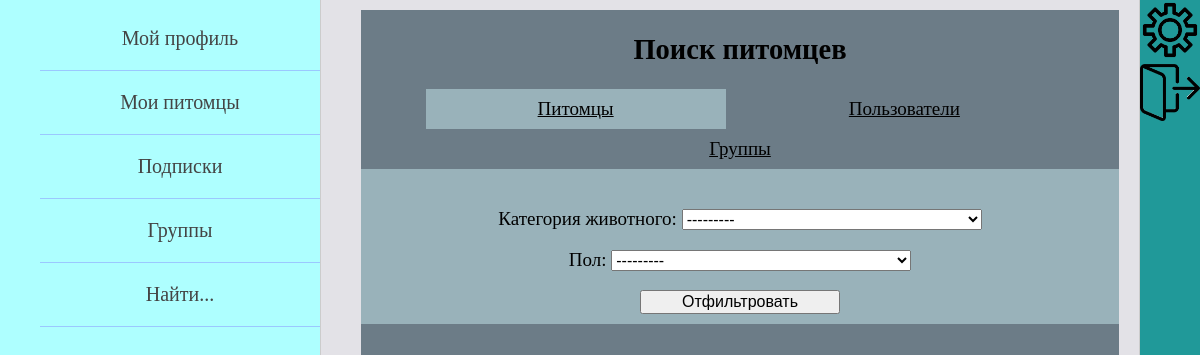
Page /searching/animals/ (signed in) on the earlier database version.
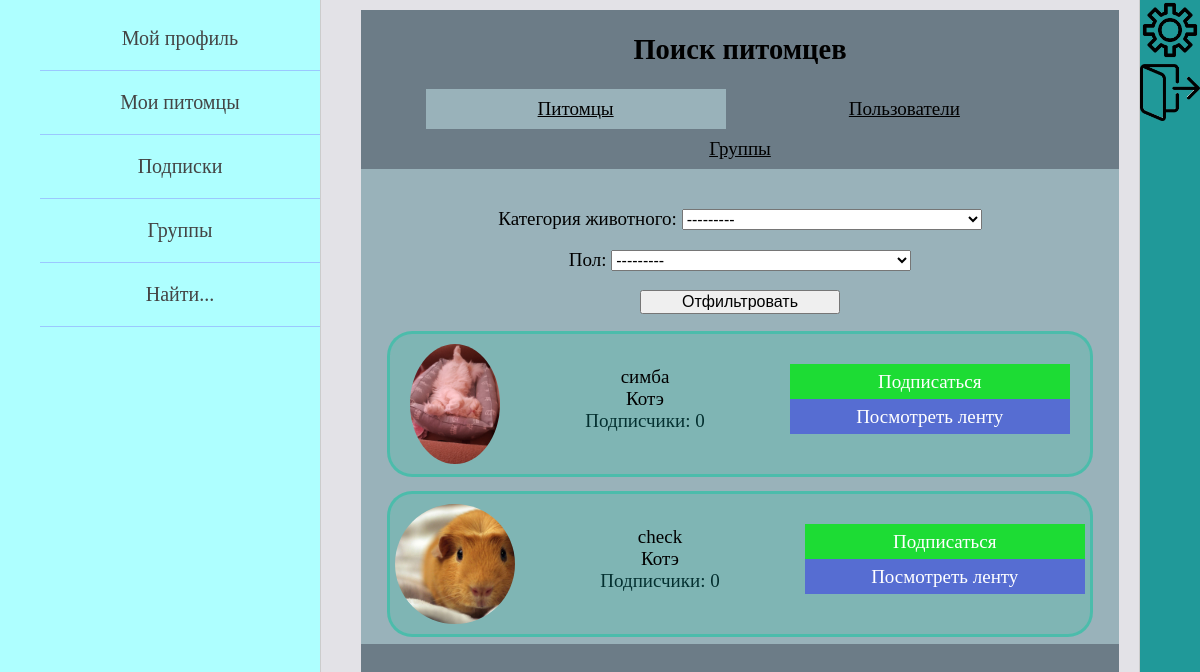
Same page on the later database version.
### pet_owners/models.py (models this page shows, shortened)
class Animal(models.Model):
    GENDER = (
        ("мальчик", "мальчик"),
        ("девочка", "девочка")
    )
    name_of_animal = models.CharField(max_length=55, verbose_name='имя питомца')
    pet_owner = models.ForeignKey(settings.AUTH_USER_MODEL, on_delete=models.CASCADE, verbose_name='владелец')
    category_of_animal = models.ForeignKey(AnimalCategory, on_delete=models.PROTECT, verbose_name='вид')
    animal_breed = models.CharField(max_length=100, blank=True, verbose_name='порода питомца')
    date_of_animal_birth = models.DateField(verbose_name='дата рождения питомца', blank=True, null=True)
    sex = models.CharField(max_length=7, choices=GENDER, verbose_name='пол', null=True)
    animal_photo = models.ImageField(upload_to="animals_photos/%Y/%m/%d/", verbose_name='фото питомца')
    about_pet = models.TextField(max_length=520, verbose_name='о питомце')
    def change_follower(self):
        return reverse('change_follower_for_animal', kwargs={'animal_id': self.pk})
    class Meta:
        verbose_name = 'Питомец'
        verbose_name_plural = 'Питомцы'

class AnimalCategory(models.Model):
    category = models.CharField(max_length=255, verbose_name='вид домашнего животного')
    def __str__(self):
        return self.category
    class Meta:
        verbose_name = 'Вид'
        verbose_name_plural = 'Виды'

### searching/views.py (the view)
# urls.py: path('animals/', SearchAnimalsView.as_view(), name='searching_animals'),
class SearchAnimalsView(LoginRequiredMixin, DataMixin, ListView):
    model = Animal
    template_name = 'searching/search_animals_page.html'
    form_class = SearchAnimalsFilters
    context_object_name = 'animals'
    def get_queryset(self):
        filters = self.request.GET
        if filters.get('category_of_animal') or filters.get('sex'):
            if filters.get('category_of_animal') and filters.get('sex'):
                self.queryset = Animal.objects.filter(
                    category_of_animal=filters.get('category_of_animal'),
                    sex=filters.get('sex')
                )
            elif filters.get('category_of_animal'):
                self.queryset = Animal.objects.filter(
                    category_of_animal=filters.get('category_of_animal')
                )
            else:
                self.queryset = Animal.objects.filter(
                    sex=filters.get('sex')
                )
        else:
            self.queryset = Animal.objects.all()
        return self.queryset
    def get_context_data(self, *, object_list=None, **kwargs):
        context = super().get_context_data(**kwargs)
        animals = self.queryset
        context['title'] = "Поиск питомцев"
        context['form'] = self.form_class(self.request.GET)
        context.update(self.get_left_menu())
        context.update(self.get_right_menu())
        context['user_animals_followed'] = self.get_animals_followers_of_owner(animals)
        return context

### searching/forms.py
class SearchAnimalsFilters(forms.ModelForm):
    category_of_animal = forms.ModelChoiceField(label='Категория животного',
                                                queryset=AnimalCategory.objects.all(), required=False,
                                                widget=forms.Select(attrs={'class': 'form-input'}))
    sex = forms.ChoiceField(label='Пол', choices=all_choices, required=False,
                            widget=forms.Select(attrs={'class': 'form-input'}))
    class Meta:
        model = Animal
        fields = ('category_of_animal', 'sex')

### pet_owners/templatetags/pet_owners_tags.py (called while the page is built)
@register.simple_tag
def create_foll_list(animal_name, user_animals_followed):
    return user_animals_followed[animal_name]

### pet_owners/utils.py (called while the page is built)
    def get_left_menu(self):
        context = {}
        if self.request.user.is_authenticated:
            context['left_menu'] = [
                {'title': "Мой профиль", 'url_name': ['profile_home', self.request.user.id]},
                {'title': "Мои питомцы", 'url_name': ['all_animals_page']},
                {'title': "Подписки", 'url_name': ['owner_subscriptions', self.request.user.id]},
                {'title': "Группы", 'url_name': ['my_groups']},
                {'title': "Найти...", 'url_name': ['searching_animals']}
            ]
        else:
            context['left_menu'] = [
                {'title': "Регистрация", 'url_name': 'register'},
                {'title': "Войти", 'url_name': 'login'},
            ]
        return context

    def get_right_menu(self, auth_user=None):
        context = {}
        if auth_user is None:
            auth_user = self.request.user
        animals = Animal.objects.filter(followers__follower=auth_user)[:7]
        context['animals_for_right_menu'] = animals
        return context

### searching/templates/searching/search_animals_page.html
{% extends 'pet_owners/base.html' %}
{% load pet_owners_tags %}
{% block content %}
<div class="searching_page">
    <div class="selecting_settings">
        <h2>{{title}}</h2>
        <div class="searching_el_active">
            <a href="{% url 'searching_animals' %}">
                Питомцы
            </a>
        </div>
        <div class="searching_el">
            <a href="{% url 'searching_owners' %}">
                Пользователи
            </a>
        </div>
        <div class="searching_el">
            <a href="{% url 'searching_groups' %}">
                Группы
            </a>
        </div>
    </div>
    <div class="search_elements_block">
        <div class="search_filters">
            <form action="{% url 'searching_animals' %}" method="get">
                {{ form.as_p }}
                <input type="submit" value="Отфильтровать" class="form_button">
            </form>
        </div>
        <div class="subs_cells">
            {% for animal in animals %}
                {% create_foll_list animal.name_of_animal user_animals_followed as foll_list %}
                <div class="subs_cell">
                    <div class="sub_avatar">
                        <img src="{{animal.animal_photo.url}}" height=120>
                    </div>
                    <div class="sub_info">
                        <div>{{animal.name_of_animal}}</div>
                        <div>{{animal.category_of_animal}}</div>
                        <div class="subs_of_an">
                            <a href="{% url 'animal_followers' animal.pk %}">
                                <span>Подписчики: </span>{{foll_list.count_folls}}
                            </a>
                        </div>
                    </div>
                    <div class="sub_buttons">
                        {% if animal.pet_owner != auth_user %}
                            {% if foll_list.is_followed %}
                                <div class="unfollow_animal">
                                    <a href="{{animal.change_follower}}">Отписаться</a>
                                </div>
                            {% else %}
                                <div class="follow_animal">
                                    <a href="{{animal.change_follower}}">Подписаться</a>
                                </div>
                            {% endif %}
                        {% endif %}
                        <div class="select_button">
                            <a href="{% url 'animal_posts' animal.pk %}">Посмотреть ленту</a>
                        </div>
                    </div>
                </div>
            {% endfor %}
        </div>
    </div>
</div>
{% endblock %}

### pet_owners/templates/pet_owners/base.html (shortened to what this page needs)
{% load static %}
<!DOCTYPE html>
<html lang="en">
<head>
    <link type="text/css" href="{% static 'pet_owners/css/styles.css' %}" rel="stylesheet" />
</head>
<body>
<table class="table-page" border=0 cellpadding="0" cellspacing="0">
<tr>
    <td valign="top" class="left-chapters">
        <ul id="leftchapters">
            {% for el_menu in left_menu %}
                {% if request.user.is_authenticated %}
                    {% if el_menu.url_name|length == 2 %}
                        <li><a href="{% url el_menu.url_name.0 el_menu.url_name.1 %}">
                            {{el_menu.title}}
                        </a></li>
                    {% else %}
                        <li><a href="{% url el_menu.url_name.0 %}">
                            {{el_menu.title}}
                        </a></li>
                    {% endif %}
                {% else %}
                    <li><a href="{% url el_menu.url_name %}">{{el_menu.title}}</a></li>
                {% endif %}
            {% endfor %}
        </ul>
    </td>
    <td valign="top" class="content">
        <div class="content-text">
            {% block content %}
            {% endblock %}
        </div>
    </td>
    <td valign="top" class="right-chapters">
        <table border=0 cellpadding="0" cellspacing="0">
            {% if request.user.is_authenticated %}
            <tr class="settings_button"><td>
                <a href="{% url 'profile-settings' request.user.id %}">
                    <img src="/static/pet_owners/images/settings_img.png" width="60">
                </a>
            </td></tr>
            <tr class="logout_button"><td>
                <a href="{% url 'logout' %}">
                    <img src="/static/pet_owners/images/exit.png" width="60">
                </a>
            </td></tr>
            {% endif %}
        </table>
    </td>
</tr>
</table>
</body>
</html>

### pet_owners/static/pet_owners/css/styles.css (style rules this page uses)
html, body { font-family: 'Georgia'; margin: 0; padding: 0; height: 100%; width: 100%; color: #000000; }
.table-page { width: 100%; height: 100%; vertical-align: top; }
.table-page tr { height: 100%; }
.left-chapters { margin: 0; background: rgba(140, 255, 255, 0.7); border-right: 1px solid #ccc; min-height: 100%; }
.left-chapters ul { width: 300px; min-height: 100%; margin: 0; padding: 7px 0 7px 20px; list-style: none; font-size: 20px; }
.left-chapters ul li { text-align: center; margin-left: 20px; padding: 20px 0 20px 0; color: #999; border-bottom: 1px solid rgba(126, 117, 255, 0.4); }
.left-chapters ul li a { color: #444; text-decoration: none; transition: color .2s linear; }
.right-chapters { margin: 0; background: #209999; border-left: 1px solid #ccc; min-height: 100%; }
.settings_button, .logout_button, .right_sub_button { text-align: center; }
.settings_button a, .logout_button a, .right_sub_button a { display: block; height: 100%; width: 100%; transition: all .2s linear; }
.content { background: #27234621; padding: 10px 20px 20px 40px; width: 100%; height: 100%; box-sizing: border-box; }
.content-text { height: 100%; font-size: 19px; background: #e3e8e8; font-family: Yandex Sans Display Light; }
.subs_of_user a, .foll_name a, .member_name a, .subs_of_an a, .user_url a { color: #095c5c; text-decoration: none; }
.subs_of_an a, .user_url a { color: #043030; }
.subs_cells, .foll_cells { width: 100%; text-align: center; }
.subs_cell { background: rgba(26, 196, 162, 0.2); width: 700px; height: 140px; display: inline-block; vertical-align: middle; text-align: center; margin: 7px 0 7px 0; border: 3px solid rgba(26, 196, 162, 0.5); border-radius: 25px; }
.sub_avatar, .foll_avatar, .author_avatar, .mem_cell_avatar { display: inline-block; vertical-align: middle; text-align: center; max-height: 120px; max-width: 120px; margin-top: 10px; border-radius: 50%; overflow: hidden; }
.sub_info { display: inline-block; vertical-align: middle; width: 40%; }
.sub_buttons, .foll_name, .user_url { display: inline-block; vertical-align: middle; }
.follow_animal, .follow_group { background: rgba(5, 230, 20, 0.8); text-align: center; vertical-align: middle; height: 35px; }
.follow_animal a, .unfollow_animal a, .follow_group a, .unfollow_group a { display: block; height: 100%; width: 100%; line-height: 35px; color: #ffffff; text-decoration: none; transition: all .2s linear; }
.select_button { background: rgba(26, 0, 255, 0.4); text-align: center; height: 35px; }
.select_button a { display: block; height: 100%; width: 280px; line-height: 35px; color: #ffffff; text-decoration: none; }
.form-input { width: 300px; font-size: 16px; }
.form_button { min-width: 200px; font-size: 16px; }
.settings_page, .searching_page { display: block; width: 100%; height: 100%; overflow: clip; background: #a1a1a1; }
.searching_page { background: #6c7c87; }
.selecting_settings { display: inline-block; width: 100%; text-align: center; }
.setting_el, .setting_el_active, .searching_el, .searching_el_active { display: inline-block; width: 300px; height: 40px; vertical-align: middle; text-align: center; font-size: 19px; margin: 0 12px 0 12px; }
.setting_el a, .setting_el_active a, .searching_el a, .searching_el_active a { display: block; height: 100%; width: 100%; line-height: 40px; color: #000000; }
.search_elements_block { text-align: center; background: #99b2ba; }
.searching_el_active { background: #99b2ba; }
.search_filters { padding: 20px 0 10px 0; }

Differences in the rows shown:
added Animal: animal_photo (picture), name_of_animal "симба", category_of_animal "Котэ", count_folls "0"
added Animal: animal_photo (picture), name_of_animal "check", category_of_animal "Котэ", count_folls "0"
